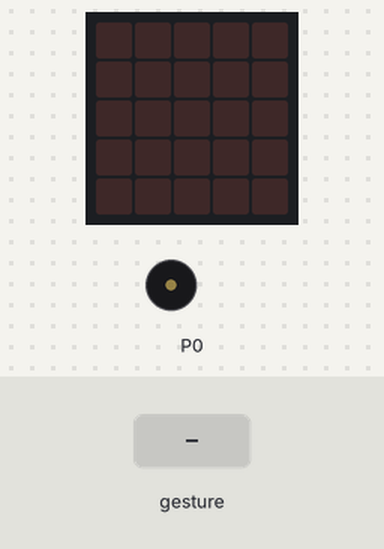
Bench run of a program on a simulated BBC micro:bit (MakeCode). On the bench: the board's 5×5 LED display, buzzer (waves = sounding). Inputs (shaded band) come from the test bench. Random numbers come from a fixed seed; a tilt is held for 1.5 s and a shake lasts 1 s, then the board lies face up again.

Above: at 1.2 s.
1.3 s: gesture 'shake'
At 1.75 s:
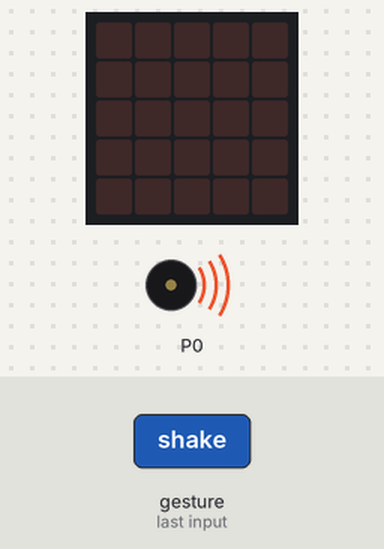
At 11.4 s:
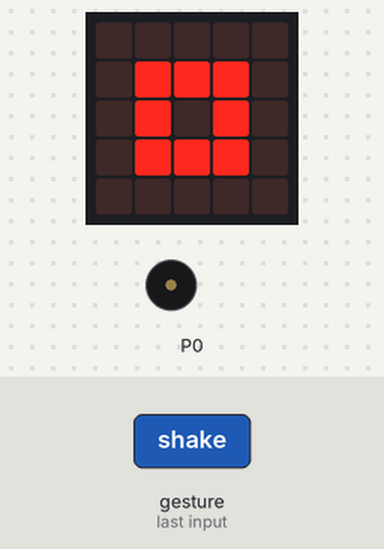
Timing chart, 0 to 11.8 s (numbered marks = the images above; inputs shaded):
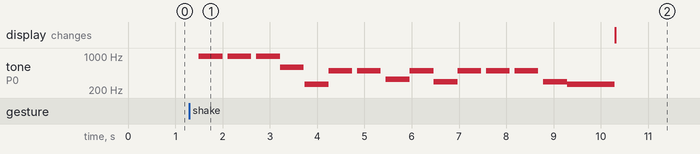

The program:

main.ts
```typescript
let sla = 0
input.onGesture(Gesture.Shake, function () {
    sla = randint(0, 2)
    music.play(music.tonePlayable(988, music.beat(BeatFraction.Whole)), music.PlaybackMode.UntilDone)
    basic.pause(100)
    music.play(music.tonePlayable(988, music.beat(BeatFraction.Whole)), music.PlaybackMode.UntilDone)
    basic.pause(100)
    music.play(music.tonePlayable(988, music.beat(BeatFraction.Whole)), music.PlaybackMode.UntilDone)
    music.play(music.tonePlayable(587, music.beat(BeatFraction.Whole)), music.PlaybackMode.UntilDone)
    basic.pause(20)
    music.play(music.tonePlayable(262, music.beat(BeatFraction.Whole)), music.PlaybackMode.UntilDone)
    music.play(music.tonePlayable(494, music.beat(BeatFraction.Whole)), music.PlaybackMode.UntilDone)
    basic.pause(100)
    music.play(music.tonePlayable(494, music.beat(BeatFraction.Whole)), music.PlaybackMode.UntilDone)
    basic.pause(100)
    music.play(music.tonePlayable(330, music.beat(BeatFraction.Whole)), music.PlaybackMode.UntilDone)
    music.play(music.tonePlayable(494, music.beat(BeatFraction.Whole)), music.PlaybackMode.UntilDone)
    music.play(music.tonePlayable(294, music.beat(BeatFraction.Whole)), music.PlaybackMode.UntilDone)
    music.play(music.tonePlayable(494, music.beat(BeatFraction.Whole)), music.PlaybackMode.UntilDone)
    basic.pause(100)
    music.play(music.tonePlayable(494, music.beat(BeatFraction.Whole)), music.PlaybackMode.UntilDone)
    basic.pause(100)
    music.play(music.tonePlayable(494, music.beat(BeatFraction.Whole)), music.PlaybackMode.UntilDone)
    basic.pause(100)
    music.play(music.tonePlayable(294, music.beat(BeatFraction.Whole)), music.PlaybackMode.UntilDone)
    music.play(music.tonePlayable(262, music.beat(BeatFraction.Whole)), music.PlaybackMode.UntilDone)
    music.play(music.tonePlayable(262, music.beat(BeatFraction.Whole)), music.PlaybackMode.UntilDone)
    if (sla == 0) {
        basic.showIcon(IconNames.SmallSquare)
    } else {
        if (sla == 1) {
            basic.showIcon(IconNames.Square)
        } else {
            basic.showIcon(IconNames.Scissors)
        }
    }
})
```

test.ts
```typescript
// testes vão aqui; isto não será compilado quando este pacote for usado como uma extensão.
```

Measured:
- after the input at 1.3 s, tone on P0: plays 988 Hz for 0.50 s, 988 Hz for 0.50 s, 988 Hz for 0.51 s, 587 Hz for 0.50 s, 262 Hz for 0.51 s, 494 Hz for 0.50 s … (15 notes in this stretch), starting after 0.20 s
